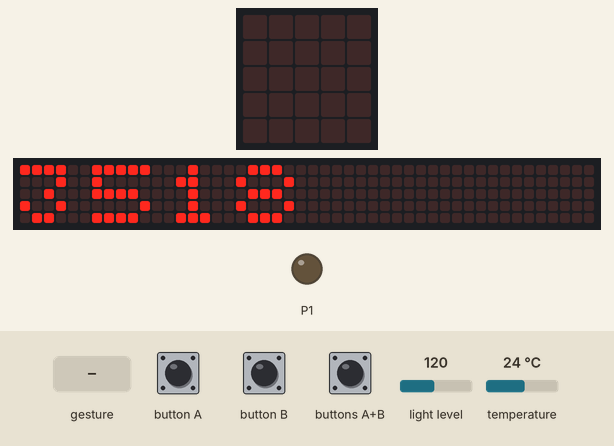
Bench run of a program on a simulated BBC micro:bit (MakeCode). Shown: the board's 5×5 LED display, a strip that is not on the board, showing the scrolling text unrolled, output pins drawn as LEDs (lit = HIGH). The test bench sets the inputs (shaded band); at power-on: temperature 24 °C, light level 120. Random numbers come from a fixed seed; a tilt is held for 1.5 s and a shake lasts 1 s, then the board lies face up again; the 48×5 strip is a reading aid, not a part: it shows the text the display is scrolling, unrolled, one strip-width of it at a time.

Above: at 4.3 s.
5.8 s: temperature set to 29.2 °C
7.3 s: temperature set to 30.5 °C
At 7.4 s:
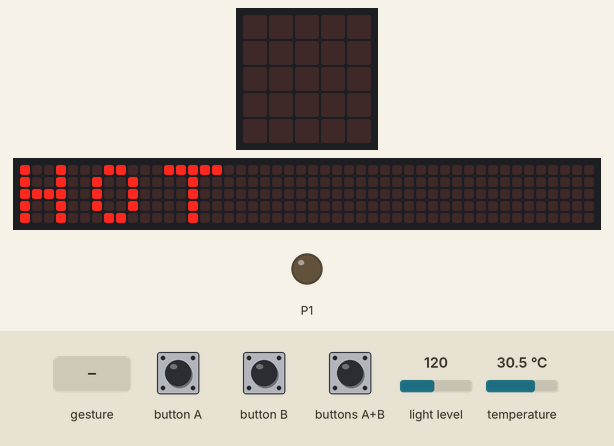
At 8.9 s:
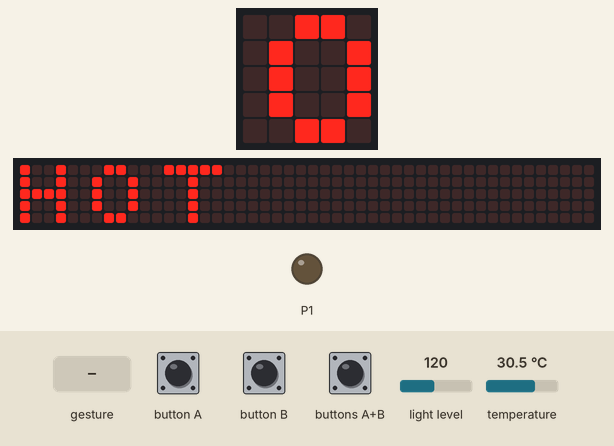
9.2 s: button B pressed for 0.15 s
9.9 s: buttons A+B pressed for 0.15 s
10.6 s: gesture 'shake'
At 20.7 s:
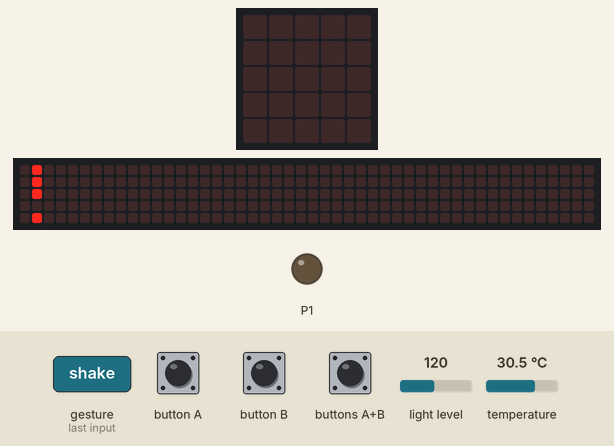

The program:

main.ts
```typescript
input.onButtonPressed(Button.A, function () {
    basic.showNumber(5)
    basic.pause(500)
    basic.showNumber(4)
    basic.pause(500)
    basic.showNumber(3)
    basic.pause(500)
    basic.showNumber(2)
    basic.pause(500)
    basic.showNumber(1)
    basic.pause(500)
    basic.showNumber(0)
})
input.onGesture(Gesture.Shake, function () {
    basic.showString("warning!!")
})
input.onButtonPressed(Button.AB, function () {
    dice = randint(1, 6)
    if (dice == 1) {
        basic.showLeds(`
            . . . . .
            . . . . .
            . . # . .
            . . . . .
            . . . . .
            `)
    }
    if (dice == 2) {
        basic.showLeds(`
            . . . . .
            . . . # .
            . . . . .
            . # . . .
            . . . . .
            `)
    }
    if (dice == 3) {
        basic.showLeds(`
            . . . . .
            . . . # .
            . . # . .
            . # . . .
            . . . . .
            `)
    }
    if (dice == 4) {
        basic.showLeds(`
            . . . . .
            . # . # .
            . . . . .
            . # . # .
            . . . . .
            `)
    }
    if (dice == 5) {
        basic.showLeds(`
            . . . . .
            . # . # .
            . . # . .
            . # . # .
            . . . . .
            `)
    }
    if (dice == 6) {
        basic.showLeds(`
            . . . . .
            . # # # .
            . . . . .
            . # # # .
            . . . . .
            `)
    }
})
input.onButtonPressed(Button.B, function () {
    basic.showIcon(IconNames.Happy)
    basic.pause(500)
    basic.showIcon(IconNames.Sad)
})
let dice = 0
basic.showNumber(3518)
basic.forever(function () {
    if (input.temperature() >= 30) {
        basic.showString("HOT")
    }
    if (input.lightLevel() >= 150) {
        pins.digitalWritePin(DigitalPin.P1, 1)
    } else {
        pins.digitalWritePin(DigitalPin.P1, 0)
    }
})
```

test.ts
```typescript
// 테스트는 여기로 이동합니다; 이 패키지가 확장으로 사용될 때 컴파일되지 않을 것 입니다.
```

Measured:
- the behaviour switches between 29.9 and 30 °C on temperature (found by bisection; images 0 and 1)
- after the input at 5.8 s, every drawn part: stays the same
- after the input at 7.3 s, the display: changes at once (image 1)
- what the display in image 3 shows lasts 0.7 s, from 20.2 s to 20.9 s
